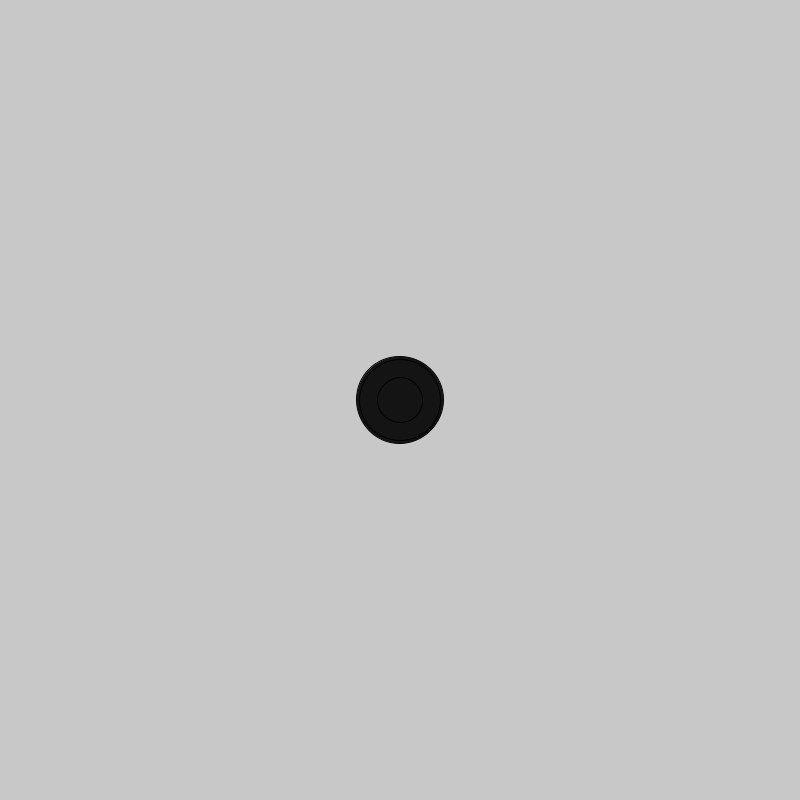
Frame 1 (no input)
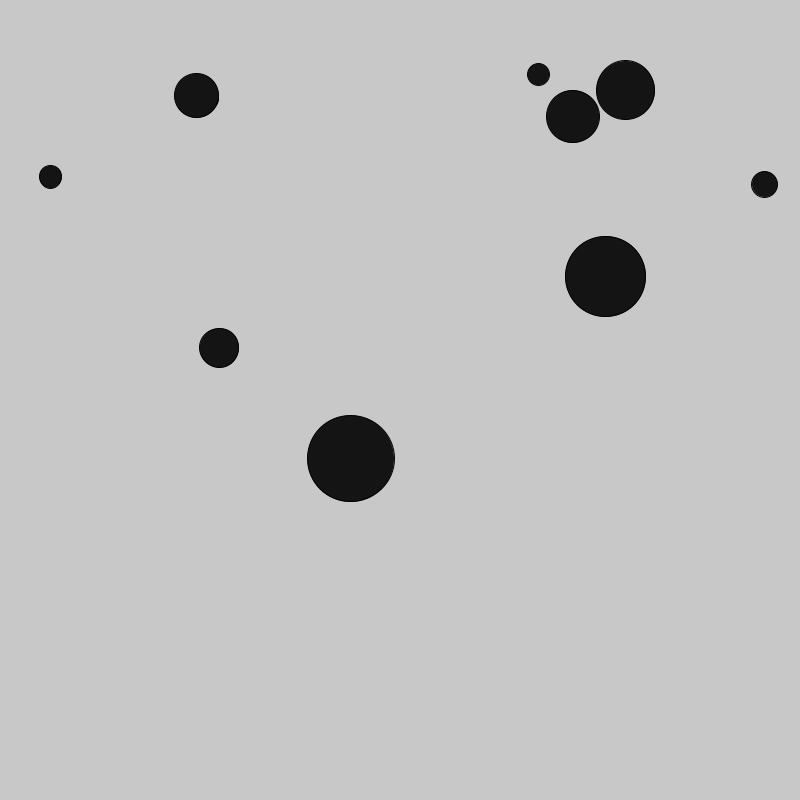
Frame 60 (the mouse pressed at the canvas centre just before this capture)
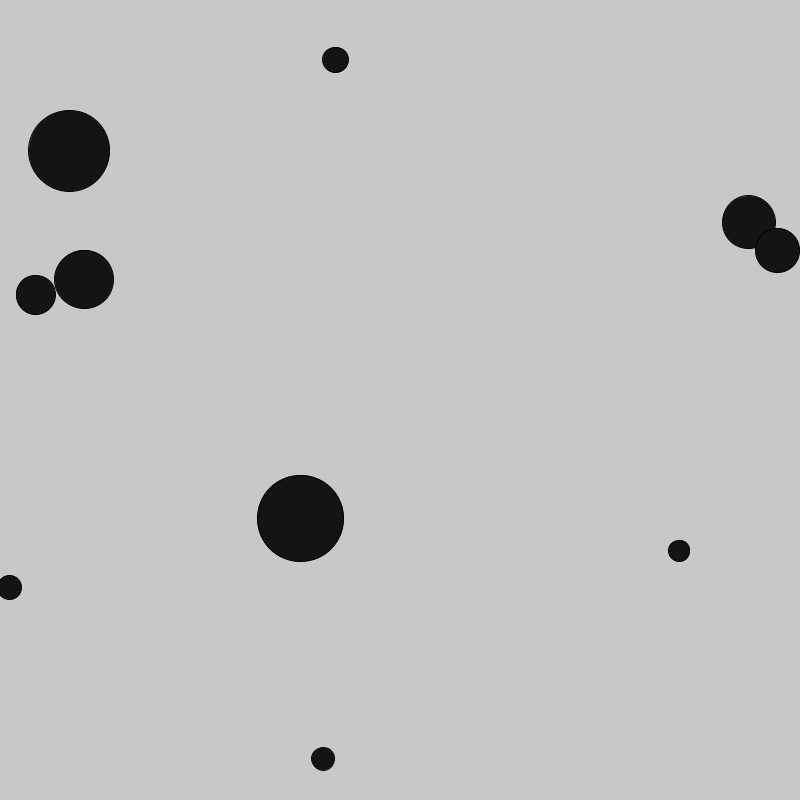
Frame 120 (the mouse held since frame 60 and released just before this capture)

The Processing sketch that drew these frames (run headless with seeded random() and noise(); from frame 60 on, the mouse is pressed at the canvas centre):

// Processing sketch: sketch_181010a
// ── sketch_181010a.pde
// Code 1 FA_18
// Bryan Ma

// bouncing ball array

// this sketch adapts the bouncing ball behavior to use arrays to create multiple balls. 
// there is an array for the x positions, y positions, x speed, and y speed.

// add an additional array to store different sizes of the balls. 
// make sure that the ellipse function call in draw() refers to these sizes so that each ball
// displays its own size properly.


int num = 10;
int random;

float[] x = new float[num];
float[] y = new float[num];
float[] dx = new float[num];
float[] dy = new float[num];
float[] s = new float[num];

void setup() {
  size(800, 800);
  for (int i = 0; i < x.length; i++) {
    x[i] = width/2;
    y[i] = height/2;
    dx[i] = random(-10, 10);
    dy[i] = random(-10, 10);
  }
  for (int i = 0; i < s.length; i++) {
    s[i] = random(20,100);
}
}

void draw() {
  background(200);

  
  
  for (int i = 0; i < x.length; i++) {
    

    fill(20);
    ellipse(x[i], y[i], s[i], s[i]);
    x[i] += dx[i];
    y[i] += dy[i];

    if (x[i] > width-s[i]/2 || x[i] < s[i]/2) {
      dx[i] = -dx[i];
    }
    if (y[i] > height-s[i]/2 || y[i] < s[i]/2) {
      dy[i] = -dy[i];
    }
  }
}
